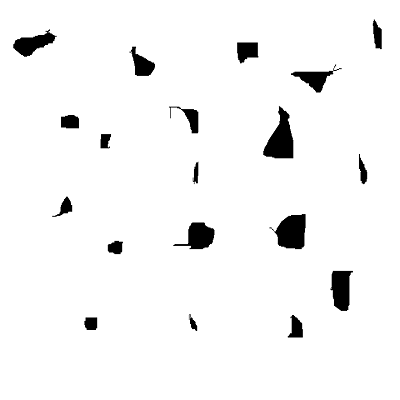
#> input picture grid1.png, 400 x 400 px
$ python 'A*_with_eucledian.py'
#> lines starting #> are read from the running program, lines starting #| are printed output that depends on the picture; after the words box and inside, x2 and y2 are one past the last pixel; in counts of white or black regions, pixels touching at a corner belong together
import numpy as np
import cv2

import matplotlib.pyplot as plt
from queue import PriorityQueue

def create_occupancy_grid_from_image(image_path, threshold=128):
#> called with image_path = 'grid1.png', threshold = 128
    image = cv2.imread(image_path, cv2.IMREAD_GRAYSCALE)
#> image is the input picture: shape (400, 400); min 0, max 255, mean 244.6
    _, thresholded = cv2.threshold(image, threshold, 255, cv2.THRESH_BINARY)
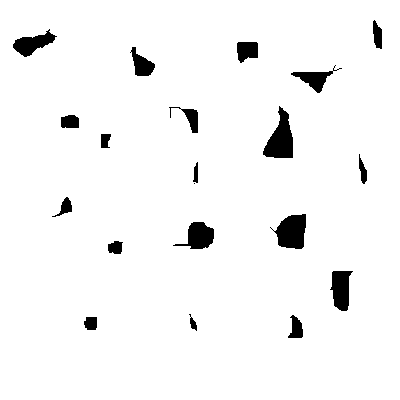
#> thresholded: shape (400, 400); 95.9% white; 20 black regions (1 under 20 px), largest, box (x1, y1, x2, y2) and area: (263, 106, 293, 158) 901, (270, 214, 306, 249) 847, (330, 271, 353, 311) 636

    #thresholded = cv2.bitwise_not(thresholded)

    occupancy_grid = thresholded // 255

    return occupancy_grid,image

# Example usage:
image_path = "grid1.png"

start = (350, 50)
goal = (50,350)

# A* search function
def a_star_search(occupancy_grid, start, goal):
#> called with start = (350, 50), goal = (50, 350)
    def heuristic(cell, goal):
        disitance = np.sqrt((cell[0]-goal[0])**2 + (cell[1]-goal[1])**2)
        #return abs(cell[0] - goal[0]) + abs(cell[1] - goal[1])
        return int(disitance)

    open_set = PriorityQueue()
    open_set.put((0, start))
    came_from = {}
    g_score = {cell: float('inf') for cell in np.ndindex(occupancy_grid.shape)}
    g_score[start] = 0

    while not open_set.empty():
        _, current = open_set.get()

        if current == goal:
            path = reconstruct_path(came_from, current)
            return path

        for small_step_x, small_step_y in [(1, 0), (-1, 0), (0, 1), (0, -1)]:
            x, y = current[0] + small_step_x, current[1] + small_step_y

            if 0 <= x < occupancy_grid.shape[1] and 0 <= y < occupancy_grid.shape[0] and occupancy_grid[y, x] == 1:
                tentative_g_score = g_score[current] + 1

                if tentative_g_score < g_score[(x, y)]:
                    came_from[(x, y)] = current
                    g_score[(x, y)] = tentative_g_score
                    f_score = tentative_g_score + heuristic((x, y), goal)
                    open_set.put((f_score, (x, y)))

    return None

# A function to reconstruct the path from the goal to the start
def reconstruct_path(came_from, current):
    path = [current]
    while current in came_from:
        current = came_from[current]
        path.insert(0, current)
    return path

occupancy_grid,image = create_occupancy_grid_from_image(image_path)

path_found = a_star_search(occupancy_grid, start, goal)
#> path_found = 601 pairs, first value 50 to 350, second value 50 to 350

if path_found:
    print("Path found:")
    for cell in path_found:
        print(cell)
#> this loop made 601 passes
#> cell on passes 1 to 3: (350, 50), (349, 50), (348, 50)
#| (350, 50)
#| (349, 50)
#| (348, 50)
#| (347, 50)
#| (346, 50)
#| (345, 50)
#| (344, 50)
#| (343, 50)
#> (further printed lines are left out)
else:
    print("No path found")
    plt.imshow(occupancy_grid, cmap='gray', origin='lower')
    plt.plot(start[0], start[1], 'go', label='Start')
    plt.plot(goal[0], goal[1], 'ro', label='Goal')
    plt.legend()
    plt.title("Occupancy Grid without Path")
    plt.grid(True)
    plt.show()


plt.imshow(image, cmap='gray', origin='lower')
plt.colorbar()
plt.plot(start[0], start[1], 'go', label='Start')
plt.plot(goal[0], goal[1], 'ro', label='Goal')
plt.legend()
plt.title("Original Image")
plt.grid(True)
plt.show()
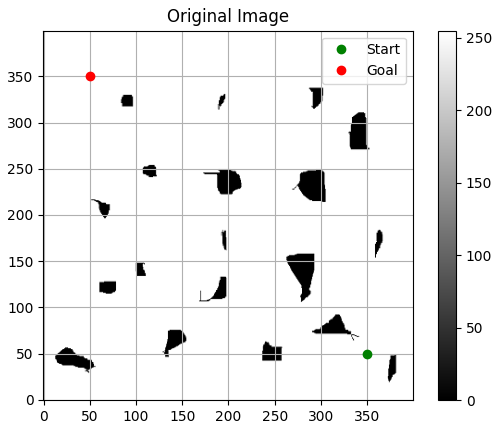
#> figure drawn by matplotlib, 2 panels


plt.imshow(occupancy_grid, cmap='gray', origin='lower')
plt.colorbar()
plt.plot([cell[0] for cell in path_found], [cell[1] for cell in path_found], marker='o', markersize=4, color='blue', label='Path')
plt.plot(start[0], start[1], 'go', label='Start')
plt.plot(goal[0], goal[1], 'ro', label='Goal')
plt.legend()
plt.title("Occupancy Grid with Path")
plt.grid(True)
plt.show()
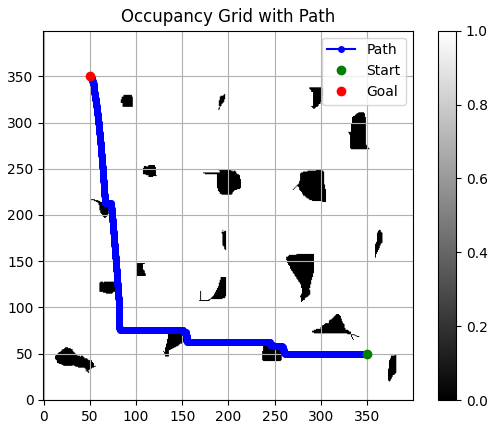
#> figure drawn by matplotlib, 2 panels

$ run again, with grid4.png copied over grid1.png
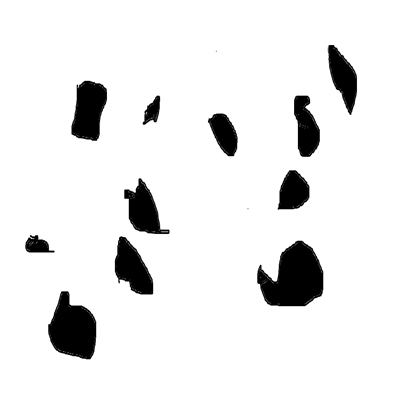
#> input picture grid4.png, 400 x 400 px
#> in create_occupancy_grid_from_image, image is the input picture: shape (400, 400); min 0, max 255, mean 233.2
#> in create_occupancy_grid_from_image, `_, thresholded = cv2.threshold(image, threshold, 255, cv2.THRESH_BINARY)`:
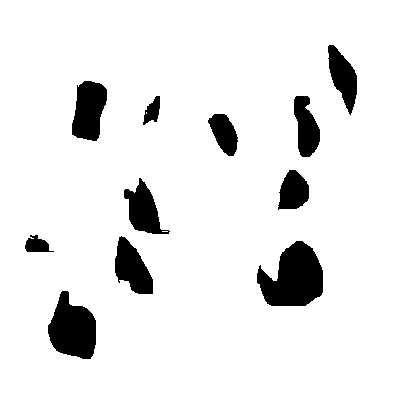
#> thresholded: shape (400, 400); 91.3% white; 11 black regions, largest, box (x1, y1, x2, y2) and area: (257, 241, 323, 306) 2935, (48, 291, 96, 359) 2247, (72, 81, 107, 141) 1571
#> path_found = 619 pairs, first value 47 to 350, second value 44 to 350
#> the loop `for cell in path_found:` made 619 passes
#> cell on passes 1 to 3: (350, 50), (349, 50), (348, 50)
#> (printed output is left out)
#> `plt.show()`:
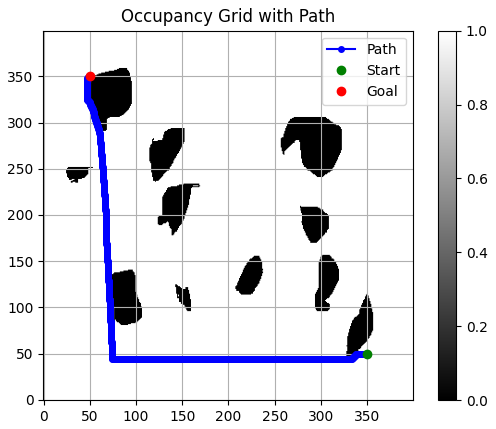
#> figure drawn by matplotlib, 2 panels

$ run again, with grid5.png copied over grid1.png
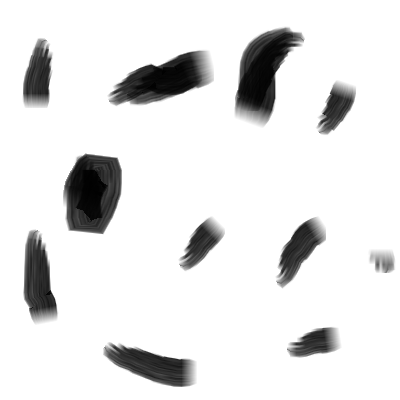
#> input picture grid5.png, 400 x 400 px
#> in create_occupancy_grid_from_image, image is the input picture: shape (400, 400); min 1, max 255, mean 229
#> in create_occupancy_grid_from_image, `_, thresholded = cv2.threshold(image, threshold, 255, cv2.THRESH_BINARY)`:
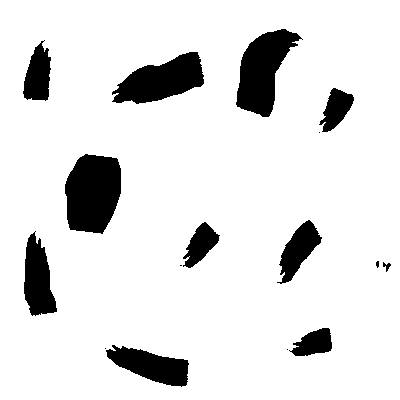
#> thresholded: shape (400, 400); 88.5% white; 16 black regions (5 under 20 px), largest, box (x1, y1, x2, y2) and area: (65, 154, 121, 234) 3611, (236, 29, 303, 117) 3165, (112, 52, 204, 104) 2853
#> path_found = 601 pairs, first value 50 to 350, second value 50 to 350
#> the loop `for cell in path_found:` made 601 passes
#> cell on passes 1 to 3: (350, 50), (349, 50), (348, 50)
#> (printed output is left out)
#> `plt.show()`:
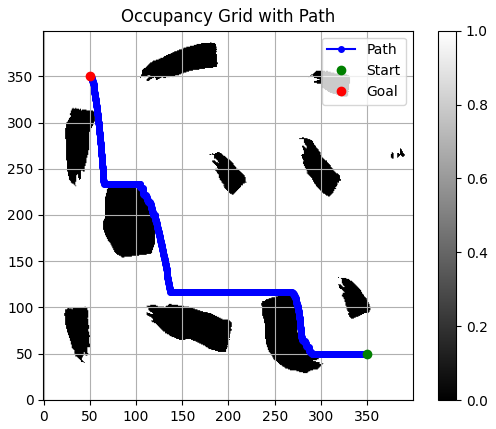
#> figure drawn by matplotlib, 2 panels
